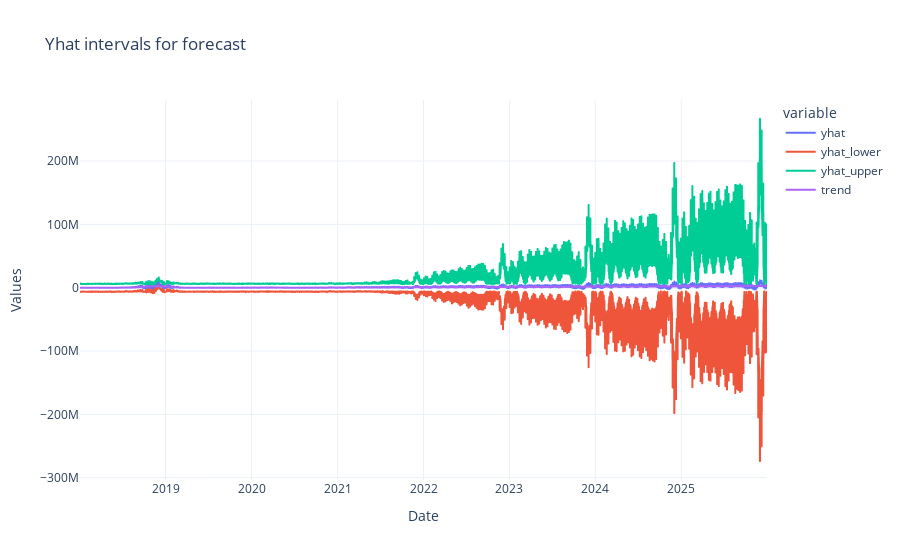

The cell this chart's notebook holds for it:
### Code cell
graph = px.line(forecast, 
                x = 'ds', 
                y = ['yhat','yhat_lower','yhat_upper','trend'], 
                template ='plotly_white',
                title = 'Yhat intervals for forecast',
                labels = {'value':'Values','ds':'Date'})
graph.show()

### Figure 1 — Plotly figure (JSON) as saved in the notebook; plotly's stock layout.template omitted (floating-point values rounded to 4 significant figures; data arrays with more than 128 entries replaced by an {"elided": "..."} marker saying what was removed)
{"data": [{"hovertemplate": "variable=yhat<br>Date=%{x}<br>Values=%{y}<extra></extra>", "legendgroup": "yhat", "line": {"color": "#636efa", "dash": "solid"}, "mode": "lines", "name": "yhat", "showlegend": true, "type": "scattergl", "x": {"elided": "2556 str values"}, "xaxis": "x", "y": {"elided": "2556 float values"}, "yaxis": "y"}, {"hovertemplate": "variable=yhat_lower<br>Date=%{x}<br>Values=%{y}<extra></extra>", "legendgroup": "yhat_lower", "line": {"color": "#EF553B", "dash": "solid"}, "mode": "lines", "name": "yhat_lower", "showlegend": true, "type": "scattergl", "x": {"elided": "2556 str values"}, "xaxis": "x", "y": {"elided": "2556 float values"}, "yaxis": "y"}, {"hovertemplate": "variable=yhat_upper<br>Date=%{x}<br>Values=%{y}<extra></extra>", "legendgroup": "yhat_upper", "line": {"color": "#00cc96", "dash": "solid"}, "mode": "lines", "name": "yhat_upper", "showlegend": true, "type": "scattergl", "x": {"elided": "2556 str values"}, "xaxis": "x", "y": {"elided": "2556 float values"}, "yaxis": "y"}, {"hovertemplate": "variable=trend<br>Date=%{x}<br>Values=%{y}<extra></extra>", "legendgroup": "trend", "line": {"color": "#ab63fa", "dash": "solid"}, "mode": "lines", "name": "trend", "showlegend": true, "type": "scattergl", "x": {"elided": "2556 str values"}, "xaxis": "x", "y": {"elided": "2556 float values"}, "yaxis": "y"}], "layout": {"legend": {"title": {"text": "variable"}, "tracegroupgap": 0}, "title": {"text": "Yhat intervals for forecast"}, "xaxis": {"anchor": "y", "domain": [0, 1], "title": {"text": "Date"}}, "yaxis": {"anchor": "x", "domain": [0, 1], "title": {"text": "Values"}}}}
